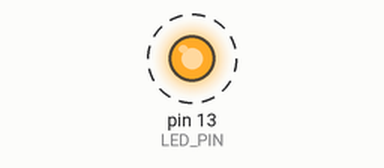
Simulated run of this sketch. Board: Arduino Nano, built with avr-gcc and run on an emulated ATmega328P. On the bench: output pins drawn as LEDs (lit = HIGH). Dashed ring = blinking. What the sketch prints to the serial monitor is not drawn.

Above: at 0.2 s.
Timing chart, 0 to 3.0 s (numbered marks = the images above):
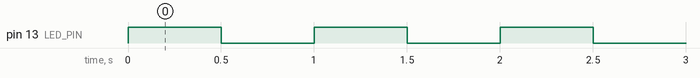

The sketch:

LED_test.ino
```cpp
// Arduino Nano 動作確認用
// 本体チップLED「L」を点滅(1Hz)
// 動作確認済み

int delay_time = 500;
int LED_PIN = 13;

void setup() {

  // プログラム情報表示
  Serial.begin(9600);
  Serial.println("Program : LED_test");

  // LEDピン定義
  pinMode(LED_PIN,OUTPUT);

}

void loop() {

  // LED点滅
  digitalWrite(LED_PIN,HIGH);
  delay(delay_time);
  digitalWrite(LED_PIN,LOW);
  delay(delay_time);

}
```

Measured:
- by itself, pin 13 (LED_PIN): alternates HIGH for 0.50 s and LOW for 0.50 s
